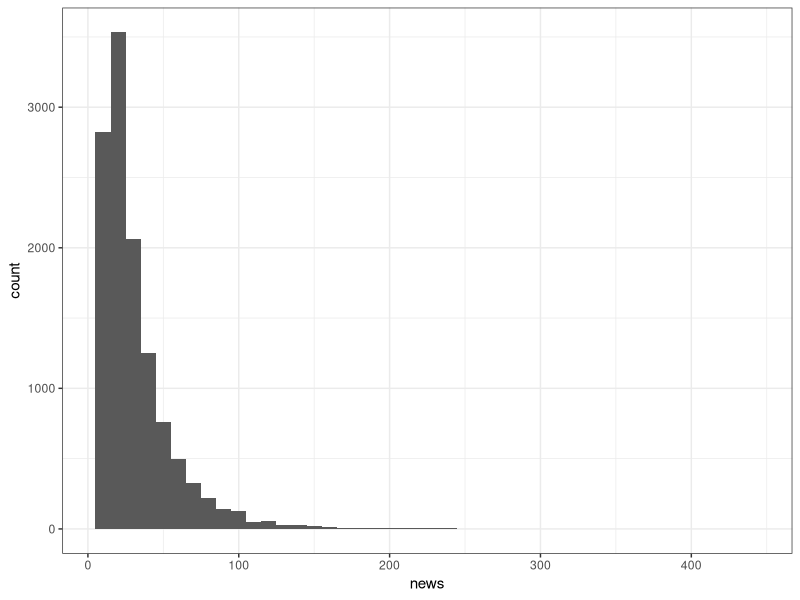
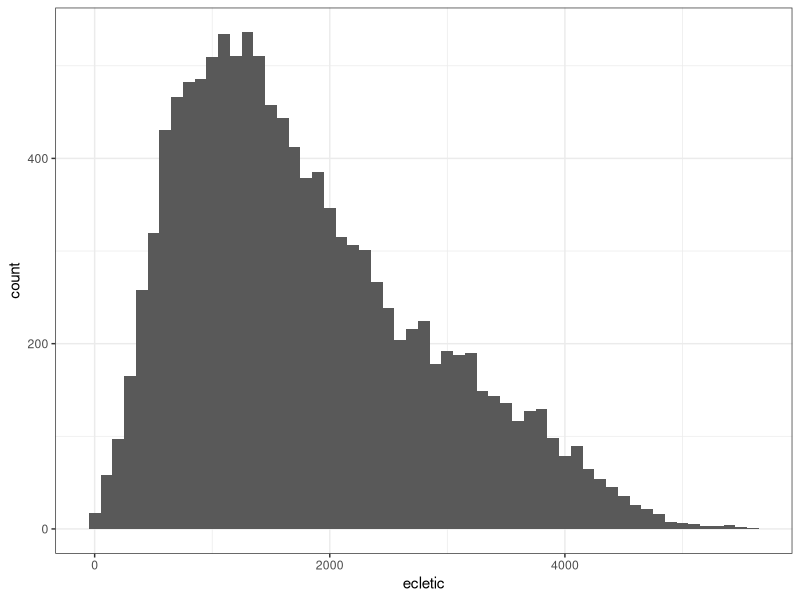
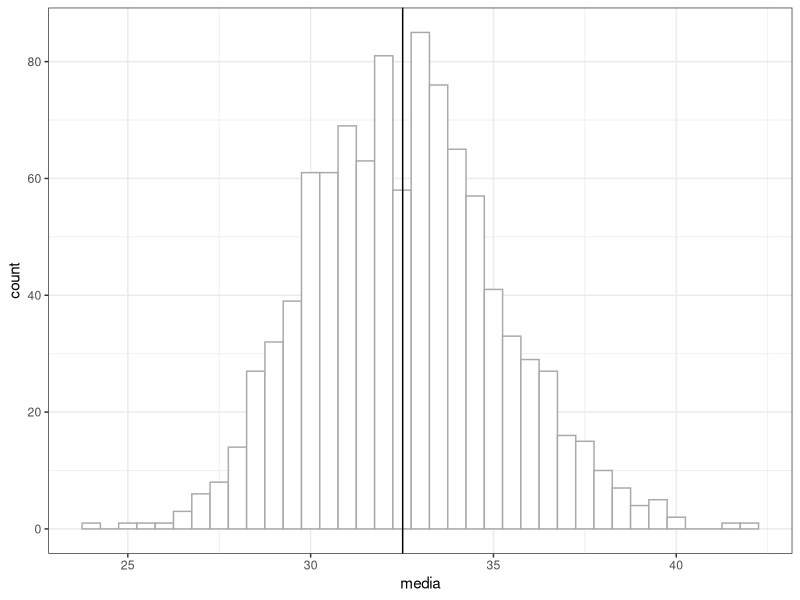
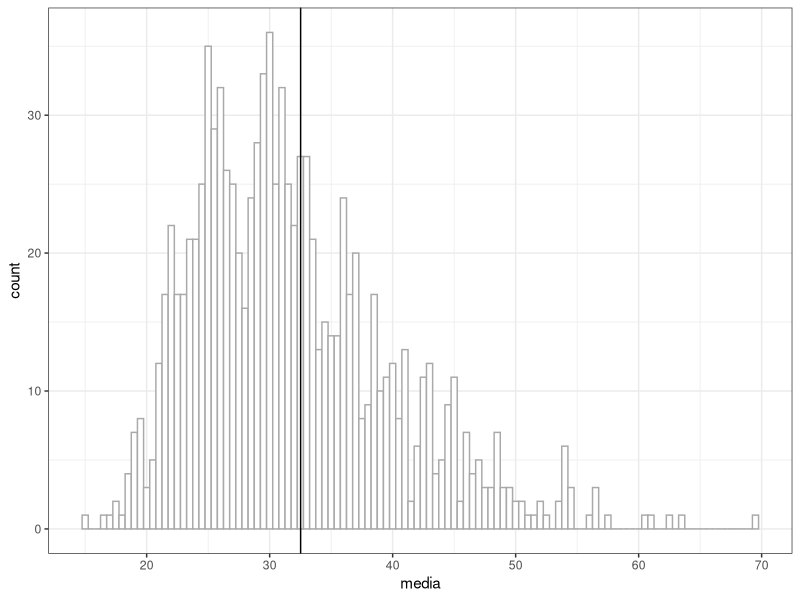
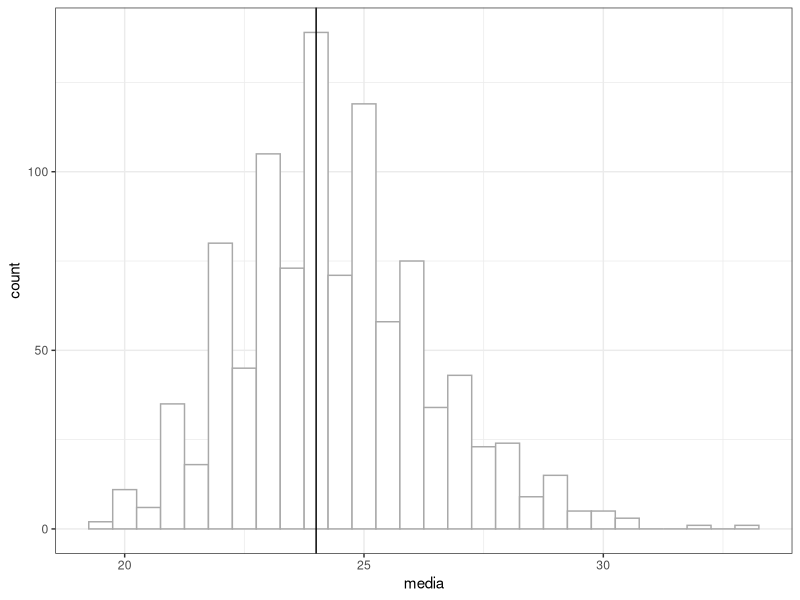
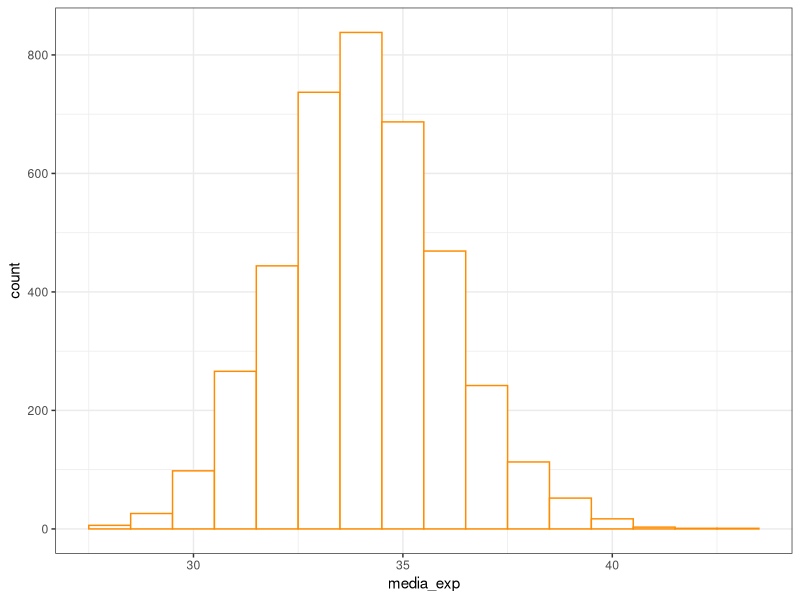
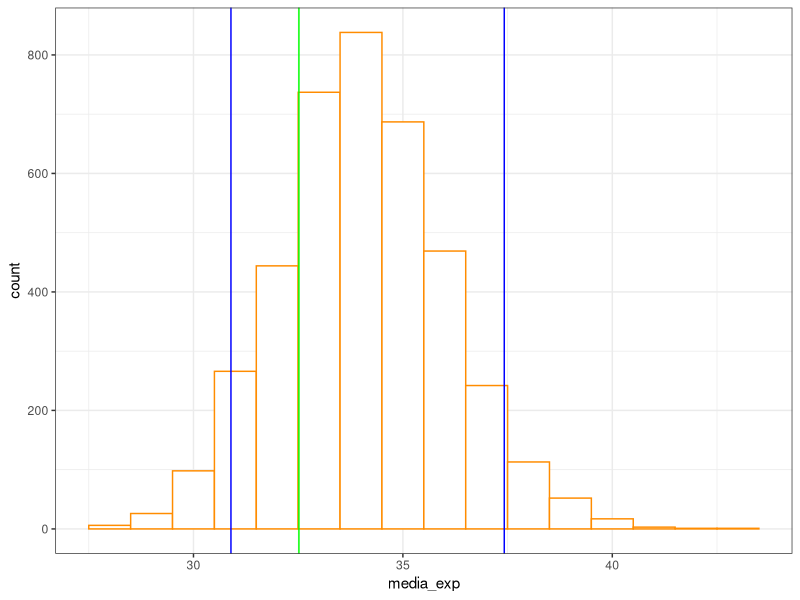

Reproduce these figures in R, in order.
## ---- chunk 1
knitr::opts_chunk$set(echo = TRUE)
library(tidyverse)
library(GGally)
theme_set(theme_bw())
## ---- chunk 2
lastfm = read.csv("dados/experimento-lastfm.csv")
glimpse(lastfm)

lastfm = select(lastfm, news, ecletic)

lastfm %>% ggplot(aes(news)) + geom_histogram(binwidth = 10)
lastfm %>% ggplot(aes(ecletic)) + geom_histogram(binwidth = 100)
## ---- chunk 3
sample(lastfm$news, 100) %>% mean()
sample(lastfm$news, 100) %>% mean()
sample(lastfm$news, 100) %>% mean()
## ---- chunk 4
set.seed(1)

amostras = data.frame(amostra = 1:1000) %>% # faremos 1000 vezes
  group_by(amostra) %>% 
  do(data.frame(media = sample(lastfm$news, 100) %>% mean()))

amostras

amostras %>% 
  ggplot(aes(media)) + 
  geom_histogram(binwidth = .5, fill = "white", colour = "darkgrey") + 
  geom_vline(xintercept = mean(lastfm$news)) # média calculada com todos os dados
## ---- chunk 5
amostras = data.frame(amostra = 1:1000) %>% # faremos 1000 vezes
  group_by(amostra) %>% 
  do(data.frame(media = sample(lastfm$news, 10) %>% mean()))

amostras

amostras %>% 
  ggplot(aes(media)) + 
  geom_histogram(binwidth = .5, fill = "white", colour = "darkgrey") + 
  geom_vline(xintercept = mean(lastfm$news)) # média calculada com todos os dados

## ---- chunk 6
amostras = data.frame(amostra = 1:1000) %>% # faremos 1000 vezes
  group_by(amostra) %>% 
  do(data.frame(media = sample(lastfm$news, 100) %>% median()))

amostras

amostras %>% 
  ggplot(aes(media)) + 
  geom_histogram(binwidth = .5, fill = "white", colour = "darkgrey") + 
  geom_vline(xintercept = median(lastfm$news)) # média calculada com todos os dados
## ---- chunk 7
amostra = sample(lastfm$news, 200)

repeticoes = 4000 # pelo menos 2000, mas mais não faz mal.

exp_com_bootstrap <- function(x){
  boot_x <- sample(x, size = NROW(x), replace = TRUE) # aqui é o bootstrap
  return(mean(boot_x))
}

# Agora o input das reamostragens é a amostra!
experimentos = data_frame(i = 1:repeticoes) %>% 
  rowwise() %>% 
  mutate(media_exp = exp_com_bootstrap(amostra)) # <- Aqui!

ggplot(experimentos, aes(x = media_exp)) + 
  geom_histogram(binwidth = 1, colour = "darkorange", fill = "white")
summary(experimentos)

# IC com 90%: 
alpha = .1
quantile(experimentos$media_exp, 
         probs = c(.05, .95))
ci = quantile(experimentos$media_exp, probs = c(alpha/2, 1 - alpha/2))

ggplot(experimentos, aes(x = media_exp)) + 
  geom_histogram(binwidth = 1, colour = "darkorange", fill = "white") + 
  geom_vline(aes(xintercept = ci[[1]]), colour = "blue") + 
  geom_vline(aes(xintercept = ci[[2]]), colour = "blue") + 
  geom_vline(aes(xintercept = mean(lastfm$news)), colour = "green")

# IC com 95%: 
alpha = .05
ci = quantile(experimentos$media_exp, 
              probs = c(alpha/2, 1 - alpha/2))
